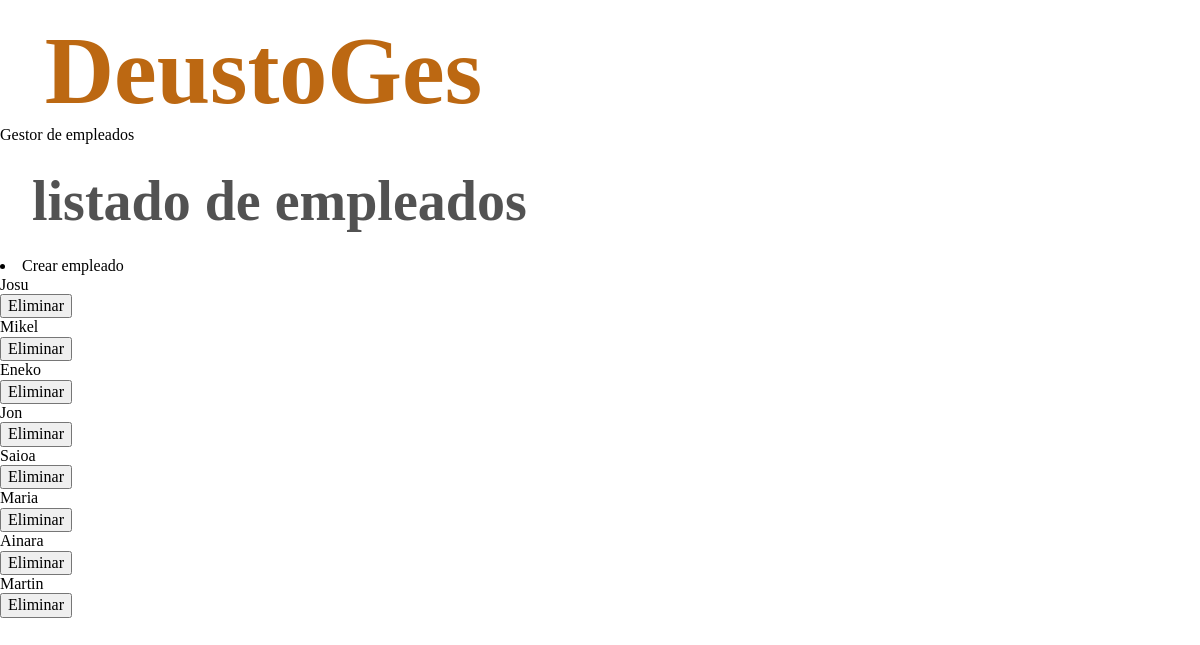
/appDeustoGes/empleados, run on an earlier commit of the app's database.
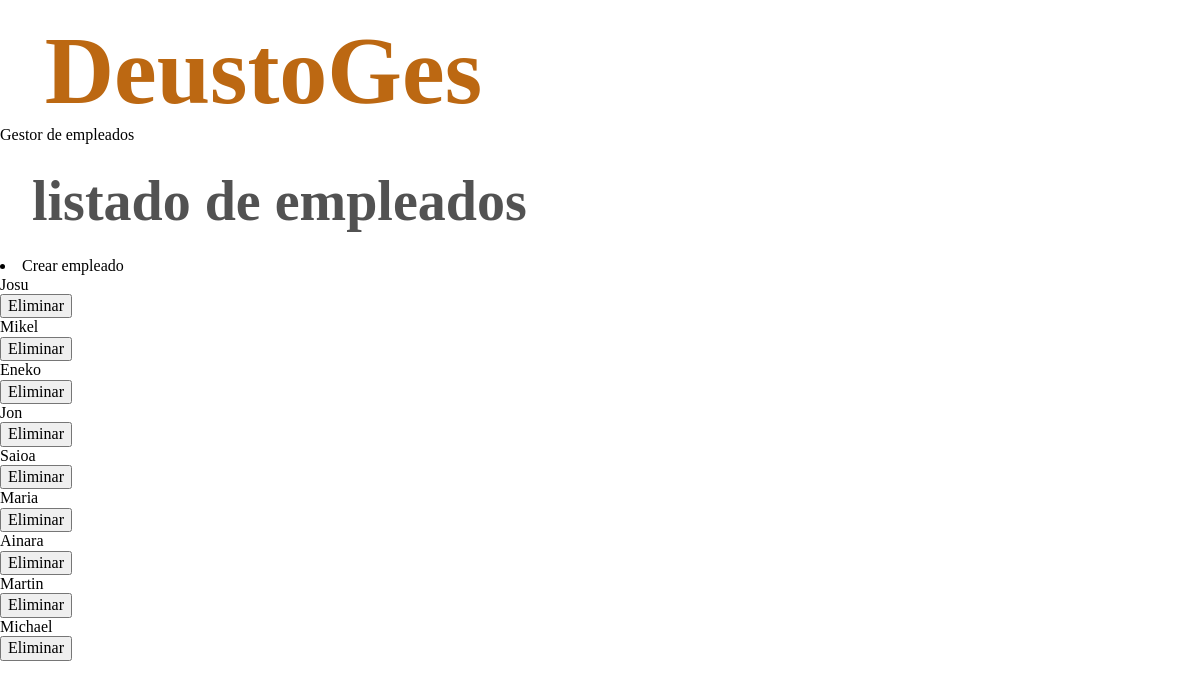
And on a later commit of the database.
### appDeustoGes/models.py (models this page shows, shortened)
class Empleado(models.Model):
    dni = models.CharField(max_length=9)
    nombre = models.CharField(max_length=15)
    apellidos = models.CharField(max_length=40, default="")
    email = models.EmailField()
    telefono = models.PositiveIntegerField()
    responsable = models.BooleanField(default=False)
    created = models.DateTimeField(auto_now_add=True)
    updated = models.DateTimeField(auto_now=True)
    class Meta:
        verbose_name = "empleado"
        verbose_name_plural = "empleados"

### appDeustoGes/views.py (the view)
# urls.py: path("/empleados", views.index_empleados, name='empleados_index'),
def index_empleados(request):
    empleados = Empleado.objects.all()
    return render(request, "appDeustoGes/empleados_index.html", {"empleados": empleados})

### templates/appDeustoGes/empleados_index.html (shortened to what this page needs)
{% extends "base.html" %}
{% block main_contenido %}
    <hi>Gestor de empleados</hi>
    <h2>listado de empleados</h2>
        <li><a href="{% url 'empleado_create' %}">Crear empleado</a></li>
        {% if empleados %}
            <ul>
                {% for empleado in empleados %}
                    <li>
                        <a href="{% url 'empleado_detail' empleado.id %}">{{ empleado.nombre }}</a>
                        <form method="POST" action="{% url "empleado_delete" empleado.id%}">
                            <input type="submit" value="Eliminar">
                        </form>
                    </li>
                {% endfor %}
            </ul>
        {% else  %}
            <p>no  hay empleados metidos en la base de datos</p>
        {% endif %}
{% endblock %}

What changed in the data, as far as the page shows it:
added Empleado: nombre "Michael"
